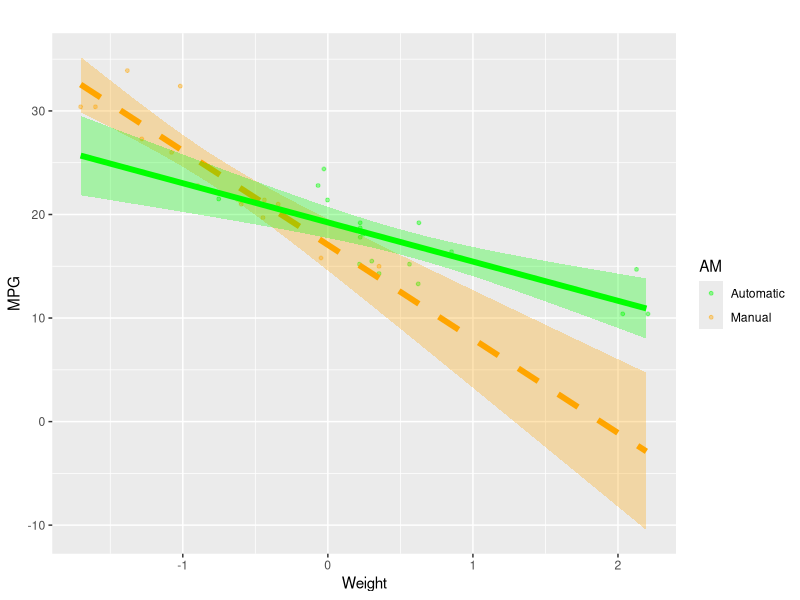

Write R code to recreate this figure.
## ---- chunk 1
knitr::opts_chunk$set(echo = TRUE)
## ---- chunk 2

library(tidyverse)
library(car)

df <- mtcars
head(df, n = 10)

## ---- chunk 3

df$wt.c <- scale(df$wt, center = TRUE, scale = FALSE)

mean(df$wt.c)

# make sure this variable is a vector
df$wt.c <- as.vector(df$wt.c)

## ---- chunk 4

# dataframe uses dummy coding, where automatic = 0 and manual = 1

df$am.e <- dplyr::recode(df$am, "0" = -0.5, "1" = 0.5)

head(df)

## ---- chunk 5

# model with the dummy coded variable
m1 <-lm(mpg ~ wt.c*am, data = df)
summary(m1)

## ---- chunk 6

# model with the effect coded variable
m2 <- lm(mpg ~ wt.c*am.e, data = df)
summary(m2)

## ---- chunk 7

# turn variables into vectors (again, to be safe)
df$wt.c <- as.vector(df$wt.c)
df$am.e <-as.vector(df$am.e)

# create high and low data frames
dfhigh <- data.frame(
  wt.c = seq(min(df$wt.c, na.rm = T), max(df$wt.c, na.rm = T), .1),
  am.e = .5) 

dflow <- data.frame(
  wt.c = seq(min(df$wt.c, na.rm = T), max(df$wt.c, na.rm = T), .1),
  am.e = -.5)

# create predicted regression lines
high <- cbind(dfhigh, predict(m2, dfhigh, interval = "confidence"))
low <- cbind(dflow, predict(m2, dflow, interval = "confidence"))

plot <- ggplot(high, aes(wt.c, fit)) +
  geom_point(data = df,
             aes(wt.c, mpg, color = as.factor(am.e)),
             alpha = .4, size = 1, show.legend = T) +
  geom_ribbon(data = high, aes(ymin = lwr, ymax = upr), 
              alpha = .3, fill = "orange") +
  geom_line(data = high, aes(wt.c, fit), 
            size = 2, color = "orange", linetype = "dashed") +
  geom_ribbon(data = low, aes(ymin = lwr, ymax = upr), 
              alpha = .3, fill = "green") +
  geom_line(data = low, aes(wt.c, fit), 
            size = 2, color = "green") +
  labs(x = "Weight", y = "MPG",  title = " ") +
  scale_color_manual(name = "AM", labels = c("Automatic", "Manual"), values = c("green", "orange"))

plot

